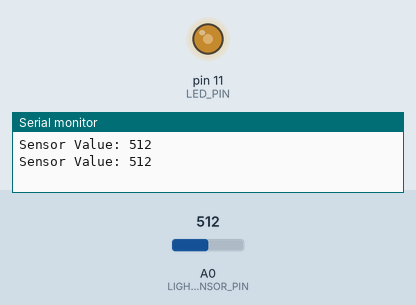
Recording of a sketch running on a simulated Arduino Uno, built with avr-gcc and run on an emulated ATmega328P. On the bench: output pins drawn as LEDs (lit = HIGH), the last lines printed to the serial monitor. The inputs (shaded band) are chosen by the test bench; at power-on: A0 (LIGHT_SENSOR_PIN) = 512.

Above: at 1.8 s.
1.9 s: A0 (LIGHT_SENSOR_PIN) set to 716
At 3.2 s:
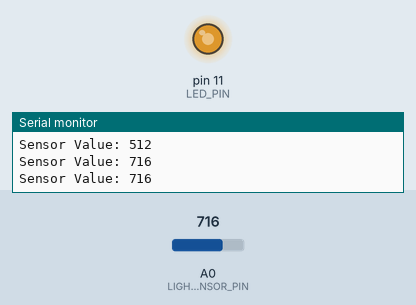
3.5 s: A0 (LIGHT_SENSOR_PIN) set to 900
At 4.9 s:
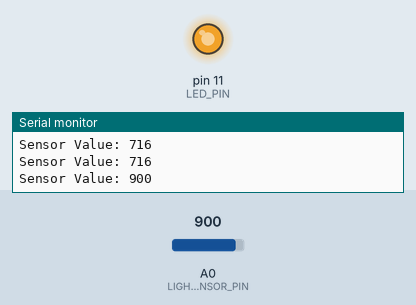
5.5 s: A0 (LIGHT_SENSOR_PIN) set to 122
At 6.5 s:
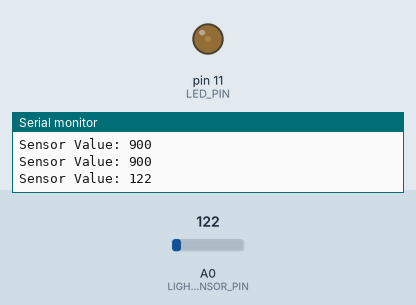
7.5 s: A0 (LIGHT_SENSOR_PIN) set to 0
At 9.2 s:
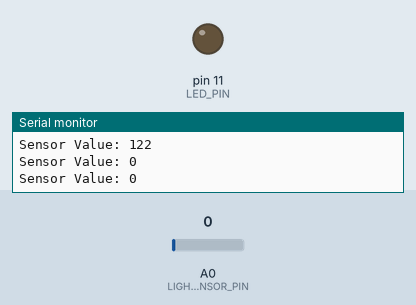
9.5 s: A0 (LIGHT_SENSOR_PIN) set to 510
At 10.8 s:
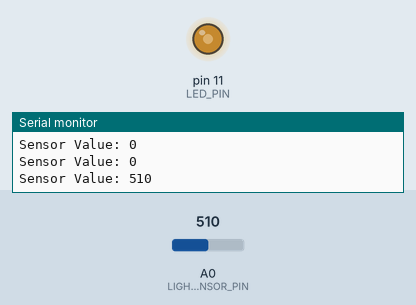
Timing chart, 0 to 12.5 s (numbered marks = the images above; inputs shaded):
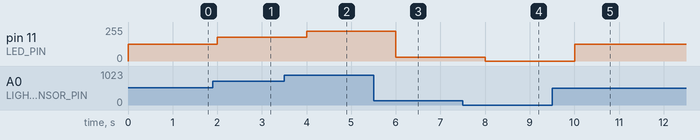

The sketch:

led_brightness_sensor.ino
```cpp
// Project 4: LED brightness sensor design

// The purpose of this project was to create a design to adjust the brightness of an LED based on the brightness reading  from the light sensor.

// Group Members: Josh Wild, Dayne Newman
// Group Number: 14 (not sure this is what the bottom of the breadboard said)
// Date: 3/4/2025
// Code written by: Both team members


const int LIGHT_SENSOR_PIN = A0; // light sensor's pin
const int LED_PIN = 11; // LED's pin

// threshold for altering LED brightness
const int ANALOG_THRESHOLD = 500;


// variables will change:
// variable to read light sensor
int analogValue;
// variable to adjust LED brightness
int LedBrightness;


void setup() {
  pinMode(LED_PIN, OUTPUT); // set arduino pin to output mode
  Serial.begin(9600);
}
void loop() {
  analogValue = analogRead(LIGHT_SENSOR_PIN); // read the input on analog pin
  LedBrightness= map(analogValue, 0, 1023, 0, 255); // map analog reading to led output value

  // write to led and serial
  analogWrite(LED_PIN, LedBrightness);
  Serial.print("Sensor Value: ");
  Serial.println(analogValue);
  //Delay of 1000ms before checking light level again
  delay(1000);
}
```

Measured:
- after the input at 1.9 s, pin 11 (LED_PIN): 127/255 → 178/255 after 0.10 s
- after the input at 3.5 s, pin 11 (LED_PIN): 178/255 → 224/255 after 0.50 s
- after the input at 5.5 s, pin 11 (LED_PIN): 224/255 → 30/255 after 0.50 s
- after the input at 7.5 s, pin 11 (LED_PIN): 30/255 → 0/255 after 0.50 s
- after the input at 9.5 s, pin 11 (LED_PIN): 0/255 → 127/255 after 0.50 s
